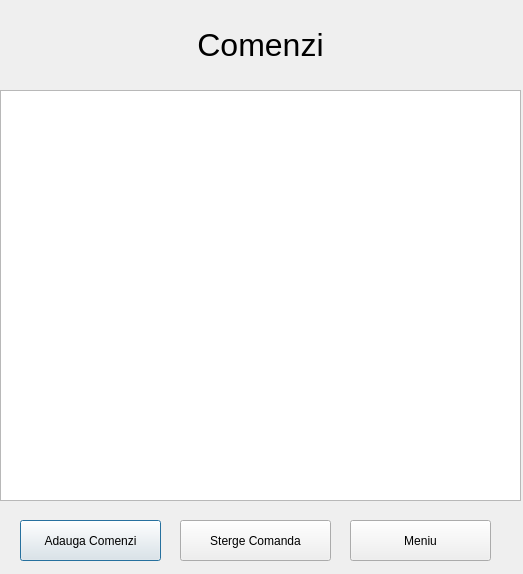
<?xml version="1.0" encoding="UTF-8"?>
<ui version="4.0">
 <class>comenzi</class>
 <widget class="QDialog" name="comenzi">
  <property name="geometry">
   <rect>
    <x>0</x>
    <y>0</y>
    <width>523</width>
    <height>574</height>
   </rect>
  </property>
  <property name="windowTitle">
   <string>Dialog</string>
  </property>
  <widget class="QLabel" name="label">
   <property name="geometry">
    <rect>
     <x>0</x>
     <y>0</y>
     <width>521</width>
     <height>91</height>
    </rect>
   </property>
   <property name="text">
    <string>&lt;!DOCTYPE HTML PUBLIC &quot;-//W3C//DTD HTML 4.0//EN&quot; &quot;http://www.w3.org/TR/REC-html40/strict.dtd&quot;&gt;
&lt;html&gt;&lt;head&gt;&lt;meta name=&quot;qrichtext&quot; content=&quot;1&quot; /&gt;&lt;meta charset=&quot;utf-8&quot; /&gt;&lt;style type=&quot;text/css&quot;&gt;
p, li { white-space: pre-wrap; }
hr { height: 1px; border-width: 0; }
li.unchecked::marker { content: &quot;\2610&quot;; }
li.checked::marker { content: &quot;\2612&quot;; }
&lt;/style&gt;&lt;/head&gt;&lt;body style=&quot; font-family:'Segoe UI'; font-size:9pt; font-weight:400; font-style:normal;&quot;&gt;
&lt;p align=&quot;center&quot; style=&quot; margin-top:12px; margin-bottom:12px; margin-left:0px; margin-right:0px; -qt-block-indent:0; text-indent:0px;&quot;&gt;&lt;span style=&quot; font-size:24pt;&quot;&gt;Comenzi&lt;/span&gt;&lt;/p&gt;&lt;/body&gt;&lt;/html&gt;</string>
   </property>
   <property name="textFormat">
    <enum>Qt::RichText</enum>
   </property>
   <property name="alignment">
    <set>Qt::AlignCenter</set>
   </property>
  </widget>
  <widget class="QPushButton" name="AddComandaButon">
   <property name="geometry">
    <rect>
     <x>20</x>
     <y>520</y>
     <width>141</width>
     <height>41</height>
    </rect>
   </property>
   <property name="text">
    <string>Adauga Comenzi</string>
   </property>
  </widget>
  <widget class="QPushButton" name="MeniuInapoiButon">
   <property name="geometry">
    <rect>
     <x>350</x>
     <y>520</y>
     <width>141</width>
     <height>41</height>
    </rect>
   </property>
   <property name="text">
    <string>Meniu</string>
   </property>
  </widget>
  <widget class="QPushButton" name="StergeComenziButon">
   <property name="geometry">
    <rect>
     <x>180</x>
     <y>520</y>
     <width>151</width>
     <height>41</height>
    </rect>
   </property>
   <property name="text">
    <string>Sterge Comanda</string>
   </property>
  </widget>
  <widget class="QListWidget" name="listWidget">
   <property name="geometry">
    <rect>
     <x>0</x>
     <y>90</y>
     <width>521</width>
     <height>411</height>
    </rect>
   </property>
  </widget>
 </widget>
 <resources/>
 <connections/>
</ui>
